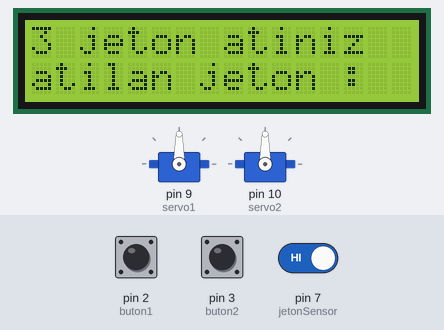
Simulated run of this sketch. Board: Arduino Uno, built with avr-gcc and run on an emulated ATmega328P. On the bench: 2 × servo, 16×2 character LCD. The test bench sets the inputs (shaded band); at power-on: pin 7 (jetonSensor) HIGH, pin 2 (buton1) LOW, pin 3 (buton2) LOW.

Above: at 1.2 s.
1.3 s: pin 7 (jetonSensor) driven LOW
At 3.0 s:
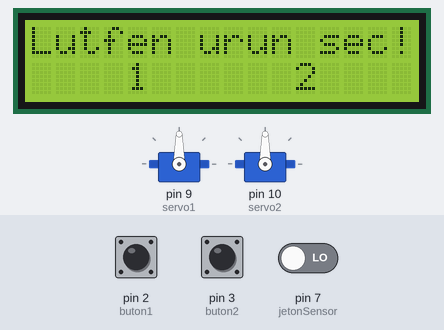
3.8 s: pin 2 (buton1) pulled HIGH for 0.15 s
At 5.5 s:
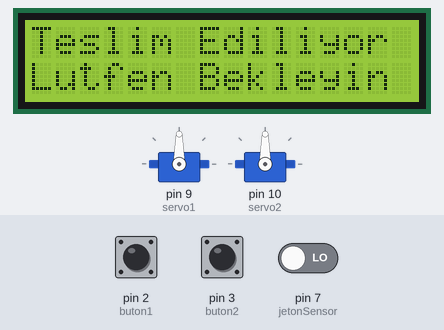
9.9 s: pin 3 (buton2) pulled HIGH for 3.2 s
At 13.0 s:
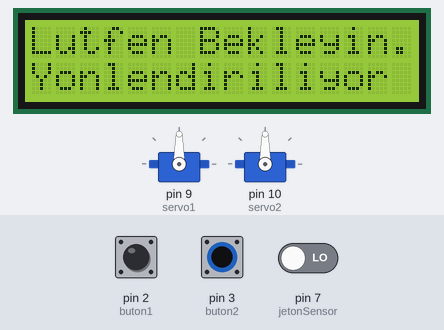
14.6 s: pin 7 (jetonSensor) driven HIGH
At 18.4 s:
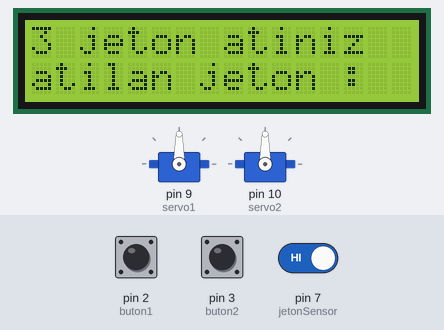
Timing chart, 0 to 18.6 s (numbered marks = the images above; inputs shaded):
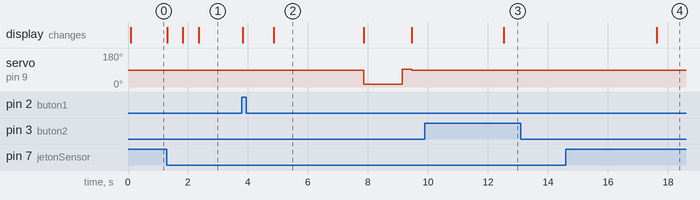

Measured:
- after the input at 1.3 s, the display: first changes at once (image 1 shows a later state)
- after the input at 3.8 s, servo on pin 9 (servo1): 90° → 15° after 4.1 s, → 93° 1.3 s later, → 90° 0.32 s later; the display: first changes at once (image 2 shows a later state)
- after the input at 9.9 s, the display: changes after 2.6 s (image 3)
- what the display in image 2 shows lasts 3.0 s, from 4.9 s to 7.9 s

The sketch:

denemem.ino
```cpp
#include <Servo.h>
#include <LiquidCrystal_I2C.h>
#include <Wire.h>

#define jetonSensor 7 // sensor için input
#define buton1 2      // buton1 için input
#define buton2 3      // buton2 için input
LiquidCrystal_I2C lcd(0x27,16,2);  // lcd tanımlama
Servo servo1, servo2;
int jtn = 0; // atilan jetonu tutan değişken
int butonBasma; //butona basıldıgında aksiyon alan değişken


void setup() {    //objelerin input oldugunu girip setupı hazırladıgımız kısım
  pinMode(buton1, INPUT);
    pinMode(buton2, INPUT);
      servo1.attach(9);
        servo2.attach(10);


}
void loop() { //artık kullanıcıya görünen işlemlerin lcd output vs vs girildigi kısım buradaki kodlar yani loop kısmı devamlı olarak calısacak
                                  servo2.write(90);
                                     servo1.write(90);


  lcd.init();
  lcd.backlight();
  lcd.setCursor(0, 0);
  lcd.print("3 jeton atiniz");
  lcd.setCursor(0, 1);
        lcd.print("atilan jeton :");

  while (true) {
    if (digitalRead(jetonSensor) == LOW) { // ır sensorun onunden geçen jetonların okundugu kısım
      if (jtn == 1) {
        jtn = 0;
        break;
      }
      else {
        lcd.setCursor(0, 1);
        lcd.print("atilan jeton :1");
        jtn = 1;

        delay(500);
      }
    }
  }
  while (true) {
    if (digitalRead(jetonSensor) == LOW) {
      if (jtn == 1) {
        jtn = 0;
        break;
      }
      else {
        lcd.setCursor(0, 1);
        lcd.print("atilan jeton :2");
        jtn = 1;

        delay(500);
      }
    }
  }
  delay(10);            // 3 adet jeton yani para atıldıgında ekrana verilen kısım burada ürünleri seçiyoruz
  lcd.clear();
  lcd.setCursor(0, 0);
  lcd.print("Lutfen urun sec!");
  lcd.setCursor(4, 1);
  lcd.print("1      2");

  // burada ise 4 butondan birine basıp istedigimiz ürünü seçiyoruz
  while (true) {
    if (digitalRead(buton1) == HIGH) {  //hangi tusa basılır ise o tuşa atanmış olan servo dönüp kullanıcıya ürünü veriyor
      butonBasma = 1;


      lcd.clear();
      lcd.setCursor(0, 0);
      lcd.print("1.Urunu sectiniz");
      delay(1000);
            lcd.clear();
  lcd.setCursor(0, 0);
  lcd.print("Teslim Ediliyor");
  lcd.setCursor(0, 1);
  lcd.print("Lutfen Bekleyin");
  delay(3000);
    lcd.clear();
        servo1.writeMicroseconds(700);
      delay(1290);
      servo1.writeMicroseconds(1500);
      delay(300);
      break;
    }


    if (digitalRead(buton2) == HIGH) {
      butonBasma = 1;

    lcd.clear();
      lcd.setCursor(0, 0);
      lcd.print("2.Urunu sectiniz");
            delay(1000);

            lcd.clear();
  lcd.setCursor(0, 0);
  lcd.print("Teslim Ediliyor");
  lcd.setCursor(0, 1);
  lcd.print("Lutfen Bekleyin");
  delay(3000);
    lcd.clear();

      servo2.writeMicroseconds(700);
      delay(1290);
      servo2.writeMicroseconds(1500);
      delay(300);
      break;
    }


     servo2.write(90);
                                     servo1.write(90);
  }
servo2.write(90);
                                     servo1.write(90);


  lcd.setCursor(0, 0);
  lcd.print("Teslim Edildi...");
  delay(3000);
 lcd.clear();
      lcd.setCursor(0, 0);
      lcd.print("baska islem icin");
      lcd.setCursor(0, 1);
      lcd.print("bir butona basin");

while (true) {
    if (digitalRead(buton1) == HIGH) {

      butonBasma = 1;
       lcd.clear();
      lcd.setCursor(0, 0);
      lcd.print("Lutfen Bekleyin...");
      lcd.setCursor(0, 1);
      lcd.print("Yonlendiriliyor");
      delay(5000);
     break;
     servo2.write(90);
                                     servo1.write(90);
    }if (digitalRead(buton2) == HIGH) {
      butonBasma = 1;
       lcd.clear();
      lcd.setCursor(0, 0);
      lcd.print("Lutfen Bekleyin...");
      lcd.setCursor(0, 1);
      lcd.print("Yonlendiriliyor");
      delay(5000);
     break;
     servo2.write(90);
                                     servo1.write(90);

    }

                 servo2.write(90);
                                     servo1.write(90);


  }
    }


    
```
